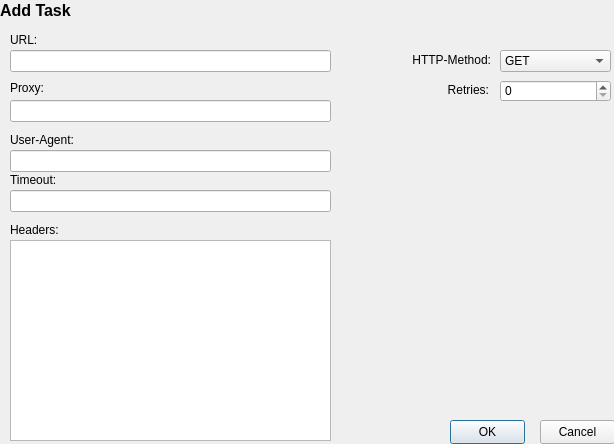
<?xml version="1.0" encoding="UTF-8"?>
<ui version="4.0">
 <class>Dialog</class>
 <widget class="QDialog" name="Dialog">
  <property name="geometry">
   <rect>
    <x>0</x>
    <y>0</y>
    <width>614</width>
    <height>444</height>
   </rect>
  </property>
  <property name="windowTitle">
   <string>Dialog</string>
  </property>
  <widget class="QLabel" name="lbl_add_task">
   <property name="geometry">
    <rect>
     <x>0</x>
     <y>0</y>
     <width>81</width>
     <height>21</height>
    </rect>
   </property>
   <property name="font">
    <font>
     <pointsize>12</pointsize>
     <bold>true</bold>
    </font>
   </property>
   <property name="text">
    <string>Add Task</string>
   </property>
  </widget>
  <widget class="QLabel" name="lbl_url">
   <property name="geometry">
    <rect>
     <x>10</x>
     <y>30</y>
     <width>49</width>
     <height>21</height>
    </rect>
   </property>
   <property name="font">
    <font>
     <bold>false</bold>
    </font>
   </property>
   <property name="text">
    <string>&lt;html&gt;&lt;head/&gt;&lt;body&gt;&lt;p&gt;URL:&lt;/p&gt;&lt;/body&gt;&lt;/html&gt;</string>
   </property>
  </widget>
  <widget class="QLabel" name="lbl_header">
   <property name="geometry">
    <rect>
     <x>10</x>
     <y>220</y>
     <width>51</width>
     <height>21</height>
    </rect>
   </property>
   <property name="text">
    <string>&lt;html&gt;&lt;head/&gt;&lt;body&gt;&lt;p&gt;Headers:&lt;/p&gt;&lt;/body&gt;&lt;/html&gt;</string>
   </property>
  </widget>
  <widget class="QLabel" name="lbl_proxy">
   <property name="geometry">
    <rect>
     <x>10</x>
     <y>80</y>
     <width>49</width>
     <height>16</height>
    </rect>
   </property>
   <property name="font">
    <font>
     <bold>false</bold>
    </font>
   </property>
   <property name="text">
    <string>&lt;html&gt;&lt;head/&gt;&lt;body&gt;&lt;p&gt;Proxy:&lt;/p&gt;&lt;/body&gt;&lt;/html&gt;</string>
   </property>
  </widget>
  <widget class="QLabel" name="lbl_useragent">
   <property name="geometry">
    <rect>
     <x>10</x>
     <y>130</y>
     <width>71</width>
     <height>21</height>
    </rect>
   </property>
   <property name="layoutDirection">
    <enum>Qt::LayoutDirection::LeftToRight</enum>
   </property>
   <property name="text">
    <string>&lt;html&gt;&lt;head/&gt;&lt;body&gt;&lt;p&gt;User-Agent:&lt;/p&gt;&lt;/body&gt;&lt;/html&gt;</string>
   </property>
  </widget>
  <widget class="QLabel" name="lbl_timeout">
   <property name="geometry">
    <rect>
     <x>10</x>
     <y>170</y>
     <width>51</width>
     <height>21</height>
    </rect>
   </property>
   <property name="text">
    <string>&lt;html&gt;&lt;head/&gt;&lt;body&gt;&lt;p&gt;Timeout:&lt;/p&gt;&lt;/body&gt;&lt;/html&gt;</string>
   </property>
  </widget>
  <widget class="QLineEdit" name="url_input">
   <property name="geometry">
    <rect>
     <x>10</x>
     <y>50</y>
     <width>321</width>
     <height>22</height>
    </rect>
   </property>
  </widget>
  <widget class="QLineEdit" name="proxy_input">
   <property name="geometry">
    <rect>
     <x>10</x>
     <y>100</y>
     <width>321</width>
     <height>22</height>
    </rect>
   </property>
  </widget>
  <widget class="QLineEdit" name="user_agent_input">
   <property name="geometry">
    <rect>
     <x>10</x>
     <y>150</y>
     <width>321</width>
     <height>22</height>
    </rect>
   </property>
  </widget>
  <widget class="QLineEdit" name="timeout_input">
   <property name="geometry">
    <rect>
     <x>10</x>
     <y>190</y>
     <width>321</width>
     <height>22</height>
    </rect>
   </property>
  </widget>
  <widget class="QPushButton" name="btn_ok">
   <property name="geometry">
    <rect>
     <x>450</x>
     <y>420</y>
     <width>75</width>
     <height>24</height>
    </rect>
   </property>
   <property name="text">
    <string>OK</string>
   </property>
  </widget>
  <widget class="QPushButton" name="btn_cancel">
   <property name="geometry">
    <rect>
     <x>540</x>
     <y>420</y>
     <width>75</width>
     <height>24</height>
    </rect>
   </property>
   <property name="text">
    <string>Cancel</string>
   </property>
  </widget>
  <widget class="QPlainTextEdit" name="header_textedit">
   <property name="geometry">
    <rect>
     <x>10</x>
     <y>240</y>
     <width>321</width>
     <height>201</height>
    </rect>
   </property>
  </widget>
  <widget class="QLabel" name="lbl_http">
   <property name="geometry">
    <rect>
     <x>400</x>
     <y>50</y>
     <width>91</width>
     <height>20</height>
    </rect>
   </property>
   <property name="text">
    <string>&lt;html&gt;&lt;head/&gt;&lt;body&gt;&lt;p align=&quot;right&quot;&gt;HTTP-Method:&lt;/p&gt;&lt;/body&gt;&lt;/html&gt;</string>
   </property>
  </widget>
  <widget class="QComboBox" name="http_combox">
   <property name="geometry">
    <rect>
     <x>500</x>
     <y>50</y>
     <width>111</width>
     <height>22</height>
    </rect>
   </property>
   <item>
    <property name="text">
     <string>GET</string>
    </property>
   </item>
   <item>
    <property name="text">
     <string>POST</string>
    </property>
   </item>
   <item>
    <property name="text">
     <string>HEAD</string>
    </property>
   </item>
  </widget>
  <widget class="QSpinBox" name="retries_spin">
   <property name="geometry">
    <rect>
     <x>500</x>
     <y>80</y>
     <width>111</width>
     <height>22</height>
    </rect>
   </property>
  </widget>
  <widget class="QLabel" name="lbl_retires">
   <property name="geometry">
    <rect>
     <x>440</x>
     <y>80</y>
     <width>49</width>
     <height>21</height>
    </rect>
   </property>
   <property name="text">
    <string>&lt;html&gt;&lt;head/&gt;&lt;body&gt;&lt;p align=&quot;right&quot;&gt;Retries:&lt;/p&gt;&lt;/body&gt;&lt;/html&gt;</string>
   </property>
  </widget>
 </widget>
 <resources/>
 <connections/>
</ui>
